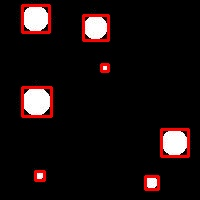
#> input picture rectangle_sample.jpeg, 200 x 200 px, given in place of test_0.jpeg, which was not available
$ python diagnosis.py
#> lines starting #> are read from the running program, lines starting #| are printed output that depends on the picture; after the words box and inside, x2 and y2 are one past the last pixel; in counts of white or black regions, pixels touching at a corner belong together; pictures that were not available may be replaced by others from this repository, and a replacement may not be noted
### scripts/hough_circles.py
#!/usr/bin/env python3
import numpy as np
import argparse
import cv2
import imutils
import matplotlib.pyplot as plt
# [8 lines of commented-out code are left out]

def hough_circles(img, min_radius=10, max_radius=50, edge_param=250, acceptance_param=13.3, min_Dist=85):
    # load the image, clone it for output, and then convert it to grayscale
    image = cv2.imread(img)
    # max_radius = round(len(image[0])/4)
    output = image.copy()
    gray = cv2.cvtColor(image, cv2.COLOR_BGR2GRAY)

    # detect circles in the image
    circles = cv2.HoughCircles(gray,
                               cv2.HOUGH_GRADIENT,
                               dp=0.5,
                               minDist=min_Dist,
                               param1=edge_param,
                               param2=acceptance_param,
                               minRadius=min_radius,
                               maxRadius=max_radius)

    # [9 lines of commented-out code are left out]
    if circles is not None:
        # convert the (x, y) coordinates and radius of the circles to integers
        circles = np.round(circles).astype("int")
        # loop over the (x, y) coordinates and radius of the circles
        for (x, y, r) in circles[0]:
            # draw the circle in the output image, then draw a rectangle
            # corresponding to the center of the circle
            cv2.circle(output, (x, y), r, (0, 255, 0), 4)
            cv2.rectangle(output, (x - 5, y - 5), (x + 5, y + 5), (0, 128, 255), -1)

        # show the output image
        cv2.imshow("output", np.hstack([image, output]))
        cv2.waitKey(0)

        return len(circles[0])
    else:
        return 0

### scripts/diagnosis.py
#!/usr/bin/env python3
from hough_circles import hough_circles
import time

start_time = time.time()

test_file = open('../ref_txt/test.txt')
#> (reads ref_txt/test.txt from the repository)
num_mushrooms = []
delta_mushrooms = 0

for i, line in enumerate(test_file):
    num_mushrooms.append(int(line.replace(" ","")))

for i in range(len(num_mushrooms)):
    img_dir = "../tests/test_"+str(i)+".jpeg"
    found = hough_circles(img_dir)
#> in hough_circles, image is the input picture: shape (200, 200, 3); mean B, G, R 14.3, 14.3, 23.6
#> in hough_circles, `gray = cv2.cvtColor(image, cv2.COLOR_BGR2GRAY)`:
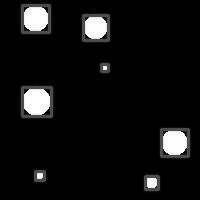
#> gray: shape (200, 200); min 0, max 255, mean 17.1
#> in hough_circles, `circles = cv2.HoughCircles(gray, cv2.HOUGH_GRADIENT, dp=0.5, minDist=m..`: circles = [[95.5, 27.5, 11], [176.5, 144.5, 13.7], [38.5, 100.5, 15.6]]
#> in hough_circles, `circles = np.round(circles).astype("int")`: circles = [[96, 28, 11], [176, 144, 14], [38, 100, 16]]
#> the loop in hough_circles, `for (x, y, r) in circles[0]:` made 3 passes
#> after the loop in hough_circles, `for (x, y, r) in circles[0]:`:
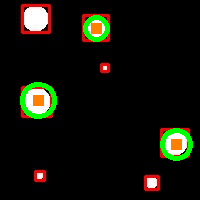
#> output: shape (200, 200, 3); 4.12% of pixels changed, all inside (x1, y1, x2, y2) = (20, 15, 193, 161)
#> in hough_circles, `cv2.imshow("output", np.hstack([image, output]))`:
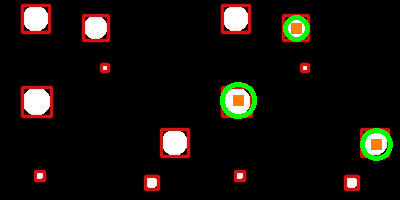
#> window 'output': shape (200, 400, 3); mean B, G, R 11.9, 16.5, 20.8
#> found = 3
    delta_mushrooms += abs(num_mushrooms[i] - found)
#> delta_mushrooms = 3
#> (the run stopped early here; a loop or call above may not have finished)
